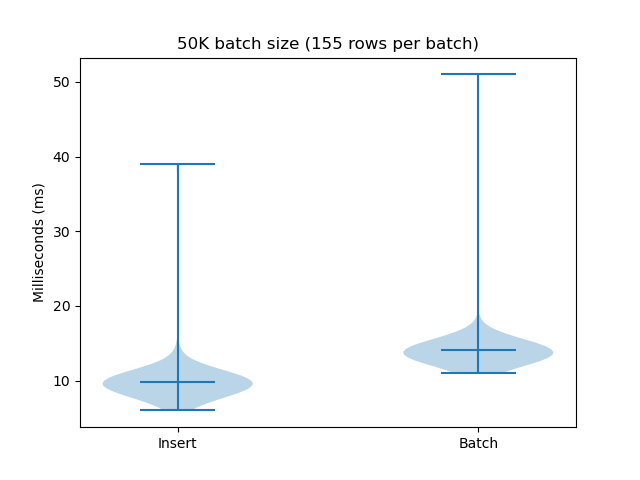

Write Python code to recreate this figure.
import matplotlib.pyplot as plt


def parse(file):
    data_string = open(file).read().splitlines()
    data_int = list(map(int, data_string))
    return data_int


y1 = parse('batch-results-insert-no-latency.txt')
y2 = parse('batch-results-batch-no-latency.txt')
x = [1, 2]

fig, ax = plt.subplots()

ax.violinplot([y1, y2], positions=x, showmeans=True)
ax.set_xticks(x)
ax.set_xticklabels(['Insert', 'Batch'])
ax.set_ylabel('Milliseconds (ms)')
ax.set_title('50K batch size (155 rows per batch)')

plt.savefig("batch.png")
